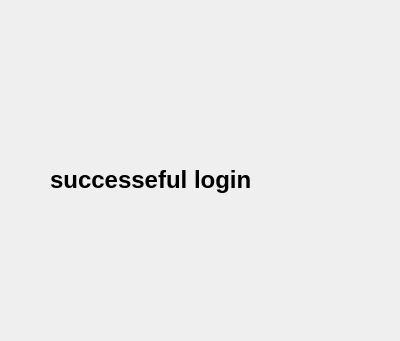
<?xml version="1.0" encoding="UTF-8"?>
<ui version="4.0">
 <class>SecDialog</class>
 <widget class="QDialog" name="SecDialog">
  <property name="geometry">
   <rect>
    <x>0</x>
    <y>0</y>
    <width>400</width>
    <height>341</height>
   </rect>
  </property>
  <property name="windowTitle">
   <string>Dialog</string>
  </property>
  <widget class="QLabel" name="label">
   <property name="geometry">
    <rect>
     <x>50</x>
     <y>120</y>
     <width>271</width>
     <height>121</height>
    </rect>
   </property>
   <property name="text">
    <string>&lt;html&gt;&lt;head/&gt;&lt;body&gt;&lt;p&gt;&lt;span style=&quot; font-size:18pt; font-weight:600;&quot;&gt;successeful login &lt;/span&gt;&lt;/p&gt;&lt;/body&gt;&lt;/html&gt;</string>
   </property>
  </widget>
 </widget>
 <resources/>
 <connections/>
</ui>
